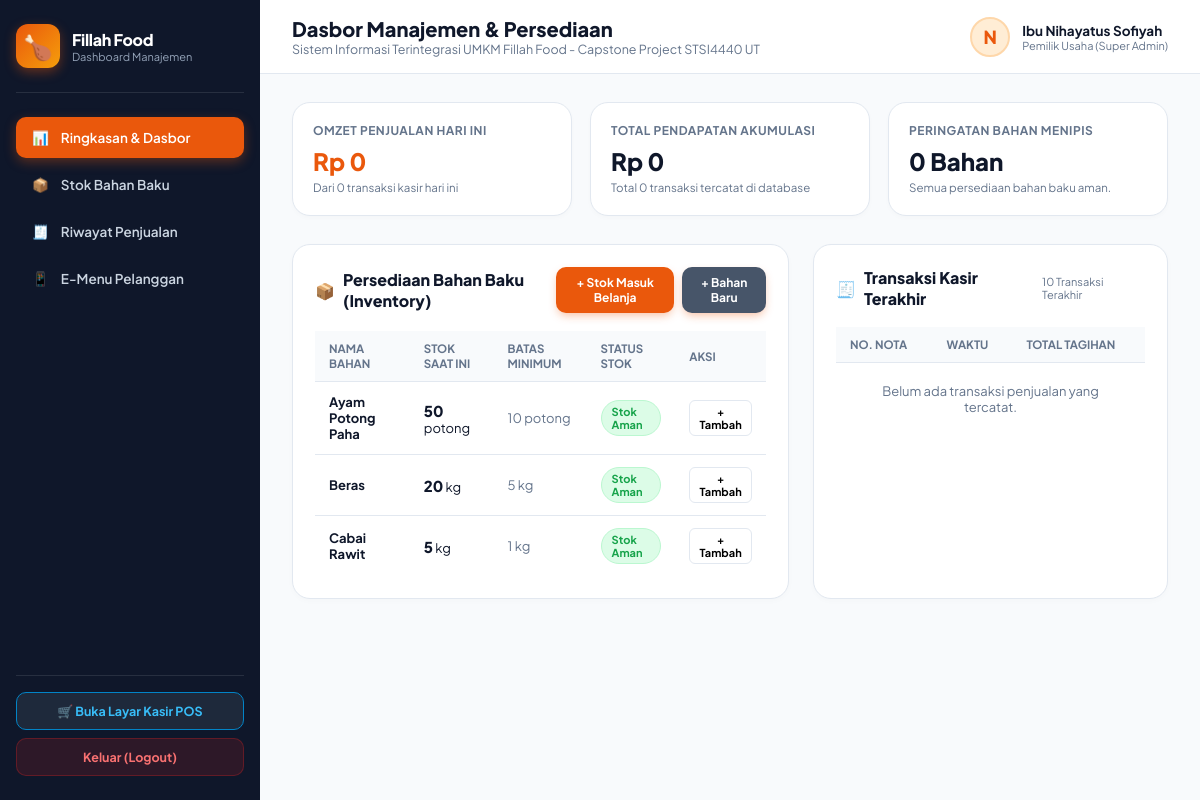
The page /admin.php (signed in) on the database as committed earlier.
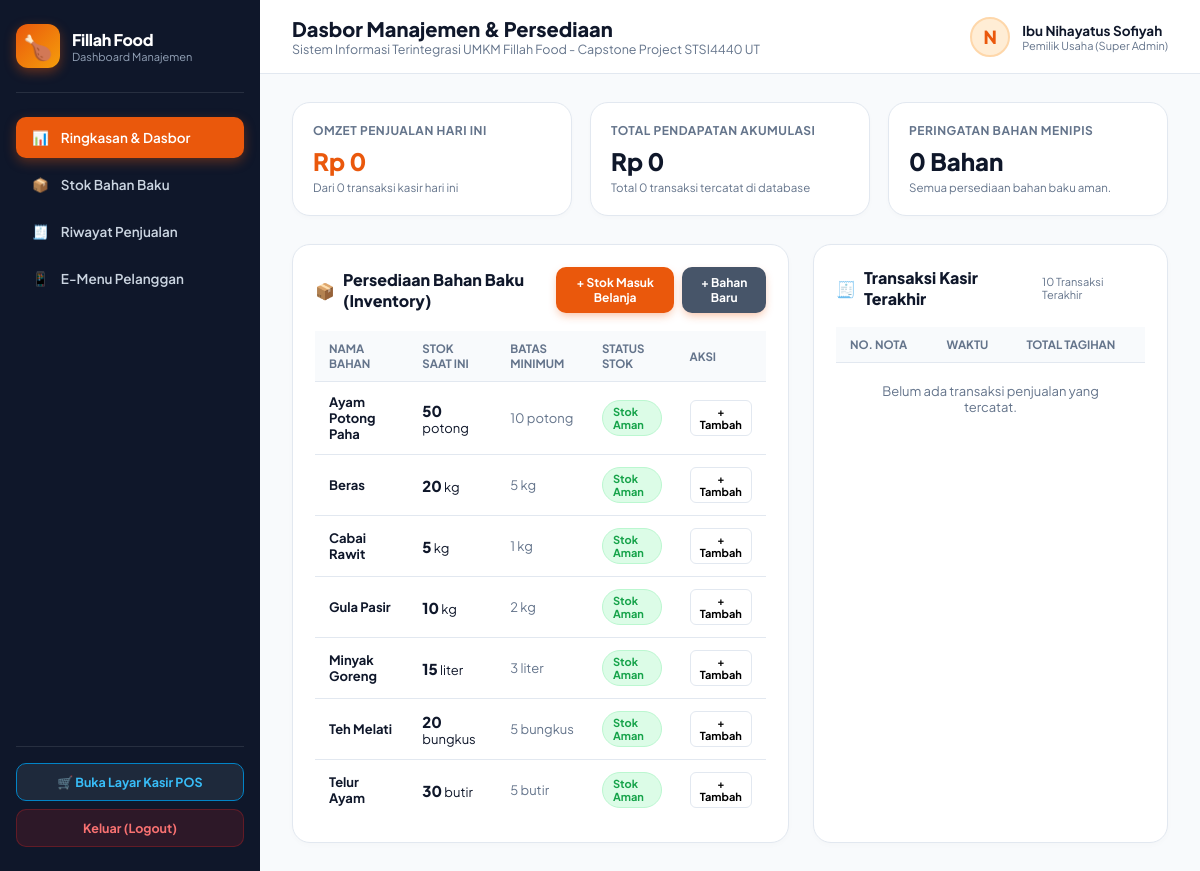
The same page on the database as committed later.
### tables this page shows
CREATE TABLE IF NOT EXISTS bahan_baku (
    id INT AUTO_INCREMENT PRIMARY KEY,
    nama_bahan VARCHAR(100) NOT NULL,
    stok DECIMAL(10,2) NOT NULL,
    satuan VARCHAR(20) NOT NULL,
    batas_minimum DECIMAL(10,2) NOT NULL
);

### admin.php (the view, shortened to what the changed rows need)
<?php
require 'config.php';
$bahan_baku_list = [];
$res_bahan = $conn->query("SELECT * FROM bahan_baku ORDER BY nama_bahan ASC");
if ($res_bahan) {
    while ($b = $res_bahan->fetch_assoc()) {
        $bahan_baku_list[] = $b;
    }
}
?>
<!DOCTYPE html>
<html lang="id">
<head>
</head>
<body>
    <aside class="sidebar">
        <div>
            <div class="brand-section">
                <div class="brand-details">
                    <h2>Fillah Food</h2>
                </div>
            </div>
        </div>
    </aside>
    <div class="main-content">
        <header class="topbar">
            <div class="topbar-title">
                <h1>Dasbor Manajemen & Persediaan</h1>
            </div>
        </header>
        <div class="content-body">
            <div class="section-grid">
                <div class="panel-card" id="stok-persediaan">
                    <div class="panel-header">
                        <h2><span>📦</span> Persediaan Bahan Baku (Inventory)</h2>
                    </div>
                    <div class="table-responsive">
                        <table>
                            <thead>
                                <tr>
                                    <th>Nama Bahan</th>
                                    <th>Stok Saat Ini</th>
                                    <th>Batas Minimum</th>
                                    <th>Status Stok</th>
                                    <th>Aksi</th>
                                </tr>
                            </thead>
                            <tbody>
                                <?php foreach ($bahan_baku_list as $b): ?>
                                    <?php
                                        $stok = floatval($b['stok']);
                                        $min = floatval($b['batas_minimum']);
                                        if ($stok <= 0) {
                                            $badge_class = "badge-danger";
                                            $badge_label = "Habis / Kritis";
                                        } elseif ($stok <= $min) {
                                            $badge_class = "badge-warning";
                                            $badge_label = "Menipis";
                                        } else {
                                            $badge_class = "badge-safe";
                                            $badge_label = "Stok Aman";
                                        }
                                    ?>
                                    <tr>
                                        <td><strong><?php echo htmlspecialchars($b['nama_bahan']); ?></strong></td>
                                        <td>
                                            <span style="font-size: 15px; font-weight: 800;"><?php echo rtrim(rtrim(number_format($stok, 2, '.', ''), '0'), '.'); ?></span>
                                            <?php echo htmlspecialchars($b['satuan']); ?>
                                        </td>
                                        <td style="color: var(--text-muted);">
                                            <?php echo rtrim(rtrim(number_format($min, 2, '.', ''), '0'), '.'); ?> <?php echo htmlspecialchars($b['satuan']); ?>
                                        </td>
                                        <td>
                                            <span class="badge <?php echo $badge_class; ?>"><?php echo $badge_label; ?></span>
                                        </td>
                                        <td>
                                            <button style="background: none; border: 1px solid var(--border); padding: 4px 8px; border-radius: 6px; cursor: pointer; font-size: 11px; font-weight: 700;" onclick="isiStokCepat(<?php echo $b['id']; ?>, '<?php echo addslashes($b['nama_bahan']); ?>', '<?php echo $b['satuan']; ?>')">
                                                + Tambah
                                            </button>
                                        </td>
                                    </tr>
                                <?php endforeach; ?>
                            </tbody>
                        </table>
                    </div>
                </div>
                <div class="panel-card" id="riwayat-transaksi">
                    <div class="panel-header">
                        <h2><span>🧾</span> Transaksi Kasir Terakhir</h2>
                    </div>
                    <div class="table-responsive">
                        <table>
                            <thead>
                                <tr>
                                    <th>No. Nota</th>
                                    <th>Waktu</th>
                                    <th>Total Tagihan</th>
                                </tr>
                            </thead>
                        </table>
                    </div>
                </div>
            </div>
        </div>
    </div>
</body>
</html>

Rows that differ between the two databases and show on the page:
added bahan_baku: nama_bahan "Gula Pasir", stok "10", satuan "kg", batas_minimum "2", badge_label "Stok Aman"
added bahan_baku: nama_bahan "Minyak Goreng", stok "15", satuan "liter", batas_minimum "3", badge_label "Stok Aman"
added bahan_baku: nama_bahan "Teh Melati", stok "20", satuan "bungkus", batas_minimum "5", badge_label "Stok Aman"
added bahan_baku: nama_bahan "Telur Ayam", stok "30", satuan "butir", batas_minimum "5", badge_label "Stok Aman"
